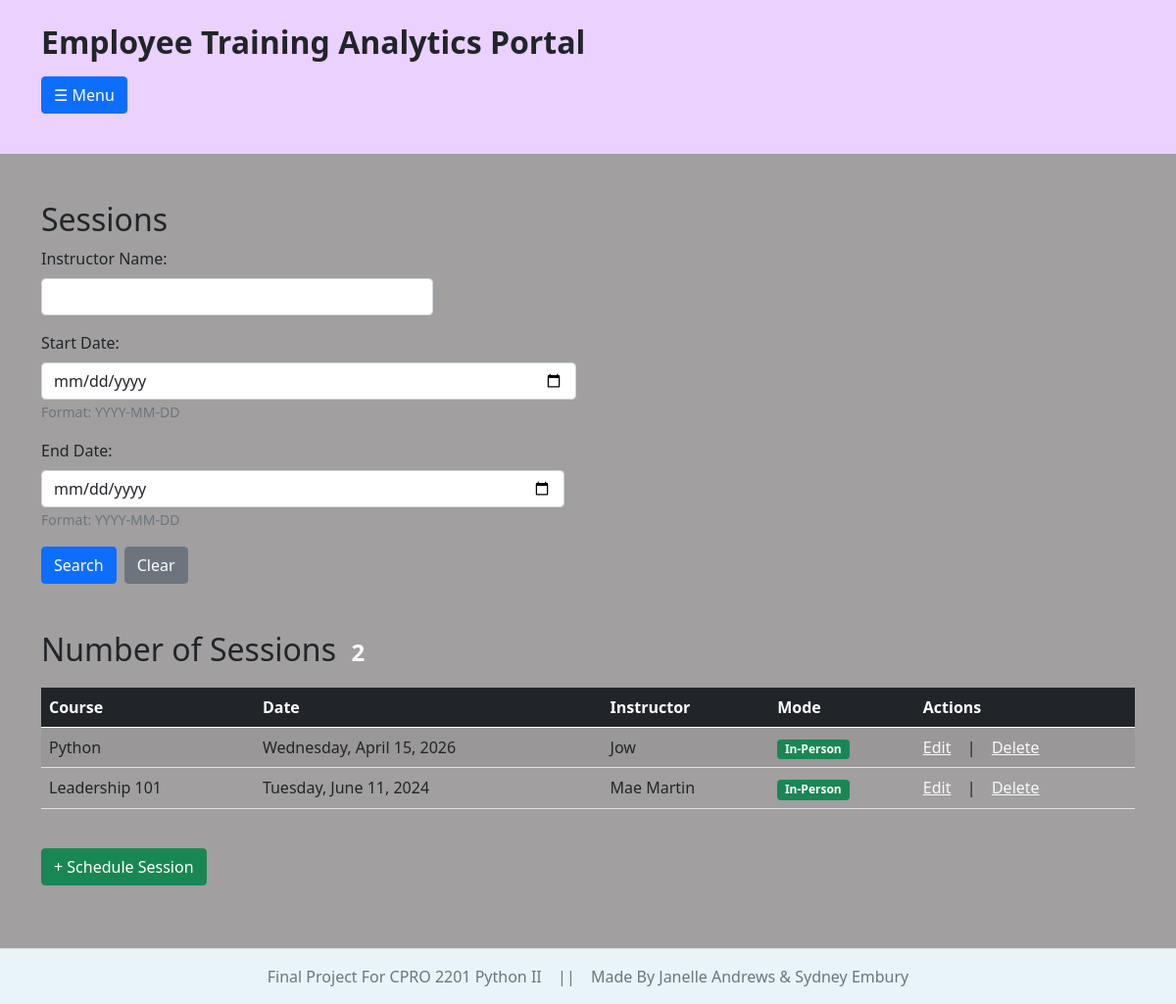
Page /analytics_portal/sessions/ on the earlier database version.
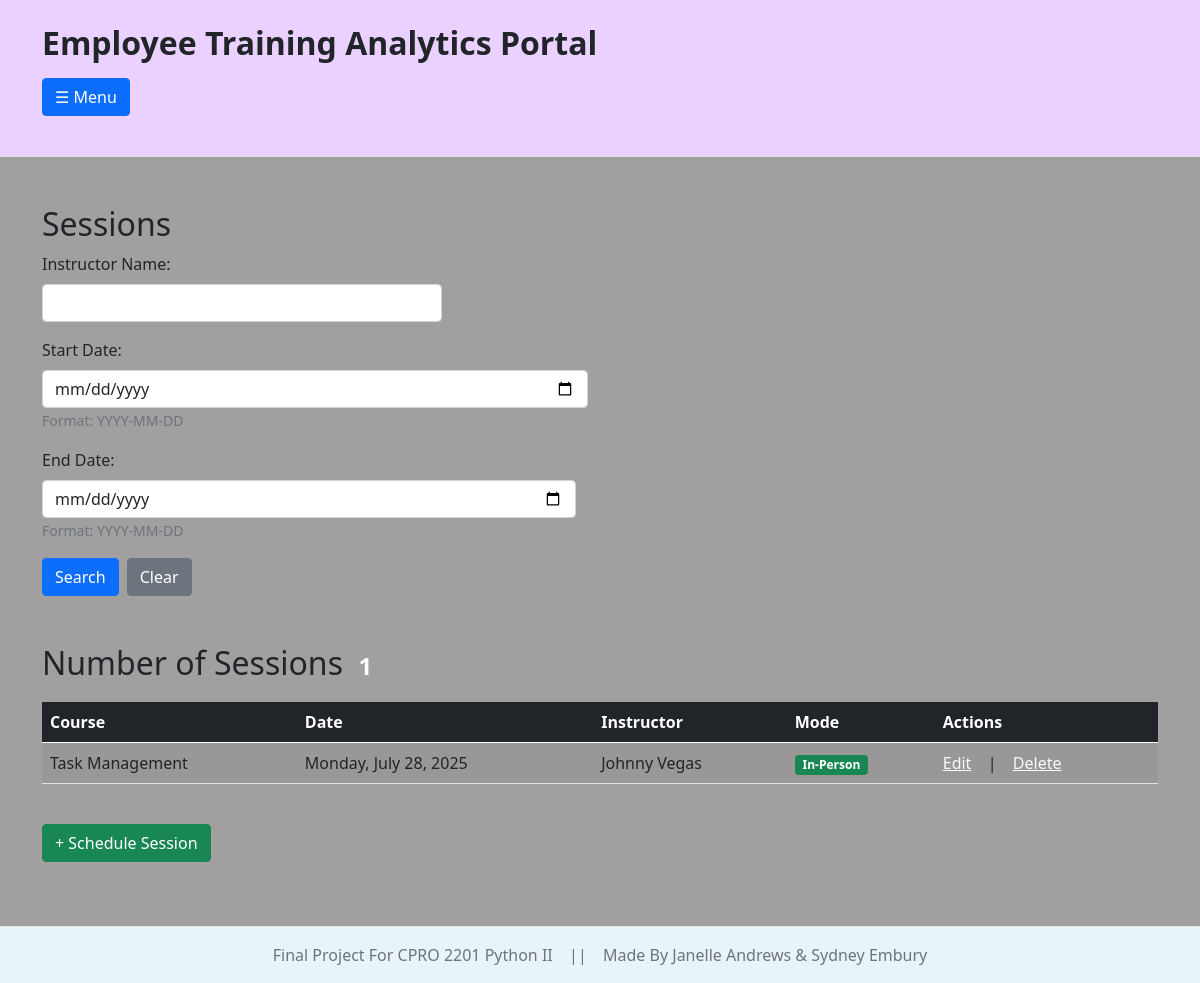
Same page on the later database version.
### analytics_portal/models.py (models this page shows, shortened)
class Session(models.Model):
    mode_choices = {
        '1':'Online',
        '2':'In-Person'
    }
    course = models.ForeignKey(Course, on_delete=models.CASCADE)
    session_date = models.DateTimeField()
    instructor_name = models.CharField(max_length=150)
    mode = models.CharField(choices=mode_choices)

class Course (models.Model):
    category_choices = {
        '1':'Technical',
        '2':'Security',
        '3':'Soft Skills',
        '4':'Leadership',
        '5':'Product Training',
        '6':'Cyber Security',
        '7':'Ethics',
        '8':'Other'
    }
    title = models.CharField(max_length=200)
    category = models.CharField(choices = category_choices)
    duration_minutes = models.IntegerField()

### analytics_portal/views.py (the view)
# urls.py: path('sessions/',views.session_list,name="session_list" ),
def session_list(request):
    sessions = Session.objects.all()
    errors = {}
    search_date_start = request.GET.get('date_start', '')
    search_date_end = request.GET.get('date_end', '')
    search_instructor = request.GET.get('instructor_name', '')
    if search_instructor:
        sessions = sessions.filter(instructor_name__icontains=search_instructor)
    if search_date_start:
        try:
            start_date = datetime.strptime(search_date_start, '%Y-%m-%d').date()
            sessions = sessions.filter(session_date__date__gte=start_date)
        except ValueError:
            errors['date_start']='Invalid Format, Use:YYYY-MM-DD'
    if search_date_end:
        try:
            end_date = datetime.strptime(search_date_end, '%Y-%m-%d').date()
            sessions = sessions.filter(session_date__date__lte=end_date)
        except ValueError:
            errors['date_end']='Invalid Format, Use:YYYY-MM-DD'
    return render(request, 'analytics_portal/session/session_list.html', {'sessions':sessions, 'search_instructor':search_instructor, 'search_date_start':search_date_start, 'search_date_end':search_date_end,'errors':errors,} )

### analytics_portal/templates/analytics_portal/session/session_list.html (shortened to what this page needs)
{% extends "analytics_portal/global_layout.html" %}
{% block content %}
    <h2>Sessions</h2>
  <div class="mb-3">
        <form method="GET" action="{% url 'session_list' %}">
                <div class="mb-3">
                <label for="instructor_name" class="form-label">Instructor Name:</label>
                <input type="text"
                        class="form-control"
                        name="instructor_name"
                        id="instructor_name"
                        value="{{ search_instructor }}"
                        style="max-width: 400px;">
                </div>
            <div class="row">
                <div class="col-md-6">
                    <div class="mb-3">
                        <label for="date_start" class="form-label">Start Date:</label>
                        <input type="date"
                                class="form-control"
                                name="date_start"
                                id="date_start"
                                value="{{ search_date_start }}">
                        <small class="form-text text-muted">Format: YYYY-MM-DD</small>
                    </div>
                </div>
                <div class="row">
                    <div class="col-md-6">
                        <div class="mb-3">
                        <label for="date_end" class="form-label">End Date:</label>
                        <input type="date"
                                class="form-control"
                                name="date_end"
                                id="date_end"
                                value="{{ search_date_end }}">
                        <small class="form-text text-muted">Format: YYYY-MM-DD</small>
                    </div>
                </div>
            </div>
            <div class="d-flex gap-2 mb-5">
                <button type="submit" class="btn btn-primary">Search</button>
                <a href="{% url 'session_list' %}" class="btn btn-secondary">Clear</a>
            </div>
        </form>
    <h2 class="mb-3">Number of Sessions<span class=" badge bg-body-tertiary">{{sessions|length }}</span></h2>
    {% if sessions %}
        <div class="table-responsive">
            <table class="table table-striped table-hover">
                <thead class="table-dark">
                    <tr>
                        <th>Course</th>
                        <th>Date</th>
                        <th>Instructor</th>
                        <th>Mode</th>
                        <th>Actions</th>
                    </tr>
                </thead>
                <tbody>
                    {% for session in sessions %}
                        <tr>
                            <td>{{ session.course.title }}</td>
                            <td>{{ session.session_date|date:"l, F d, Y"}}</td>
                            <td>{{ session.instructor_name }}</td>
                            <td>
                                {% if session.mode == '1' %}
                                    <span class="badge bg-info">Online</span>
                                {% else %}
                                    <span class="badge bg-success">In-Person</span>
                                {% endif %}
                            </td>
                            <td>
                                <a class="link-light" href="{% url 'update_session' session.id %}">Edit</a>
                                &ensp; | &ensp;
                                <a class="link-light" href="{% url 'delete_session' session.id %}">Delete</a>
                            </td>
                        </tr>
                    {% endfor %}
                </tbody>
            </table>
        </div>
        {% else %}
            <div class="alert alert-info" role="alert">
                No sessions found.
            </div>
        {% endif %}
    <div class="mt-4">
        <a href="{% url 'add_session' %}" class="btn btn-success">+ Schedule Session</a>
    </div>
{% endblock %}

Differences in the rows shown:
removed Session: course "Python", session_date "Wednesday, April 15, 2026", instructor_name "Jow", mode "In-Person"
removed Session: course "Leadership 101", session_date "Tuesday, June 11, 2024", instructor_name "Mae Martin", mode "In-Person"
added Session: course "Task Management", session_date "Monday, July 28, 2025", instructor_name "Johnny Vegas", mode "In-Person"
Other differences:
{{ sessions|length }}: "2" → "1"
